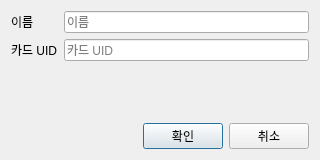
<?xml version="1.0" encoding="UTF-8"?>
<ui version="4.0">
 <class>WorkerEditDialog</class>
 <widget class="QDialog" name="WorkerEditDialog">
  <property name="windowTitle">
   <string>작업자 수정</string>
  </property>
  <property name="minimumSize">
   <size>
    <width>320</width>
    <height>160</height>
   </size>
  </property>
  <layout class="QVBoxLayout" name="verticalLayout">
   <item>
    <layout class="QFormLayout" name="formLayout">
     <item row="0" column="0">
      <widget class="QLabel" name="label_name">
       <property name="text">
        <string>이름</string>
       </property>
      </widget>
     </item>
     <item row="0" column="1">
      <widget class="QLineEdit" name="nameEdit">
       <property name="objectName">
        <string>nameEdit</string>
       </property>
       <property name="placeholderText">
        <string>이름</string>
       </property>
      </widget>
     </item>
     <item row="1" column="0">
      <widget class="QLabel" name="label_uid">
       <property name="text">
        <string>카드 UID</string>
       </property>
      </widget>
     </item>
     <item row="1" column="1">
      <widget class="QLineEdit" name="cardUidEdit">
       <property name="objectName">
        <string>cardUidEdit</string>
       </property>
       <property name="placeholderText">
        <string>카드 UID</string>
       </property>
      </widget>
     </item>
    </layout>
   </item>
   <item>
    <layout class="QHBoxLayout" name="horizontalLayout_buttons">
     <item>
      <spacer name="horizontalSpacer">
       <property name="orientation">
        <enum>Qt::Orientation::Horizontal</enum>
       </property>
       <property name="sizeHint" stdset="0">
        <size>
         <width>40</width>
         <height>20</height>
        </size>
       </property>
      </spacer>
     </item>
     <item>
      <widget class="QPushButton" name="button_ok">
       <property name="objectName">
        <string>button_ok</string>
       </property>
       <property name="text">
        <string>확인</string>
       </property>
      </widget>
     </item>
     <item>
      <widget class="QPushButton" name="button_cancel">
       <property name="objectName">
        <string>button_cancel</string>
       </property>
       <property name="text">
        <string>취소</string>
       </property>
      </widget>
     </item>
    </layout>
   </item>
  </layout>
 </widget>
 <resources/>
 <connections/>
</ui>
